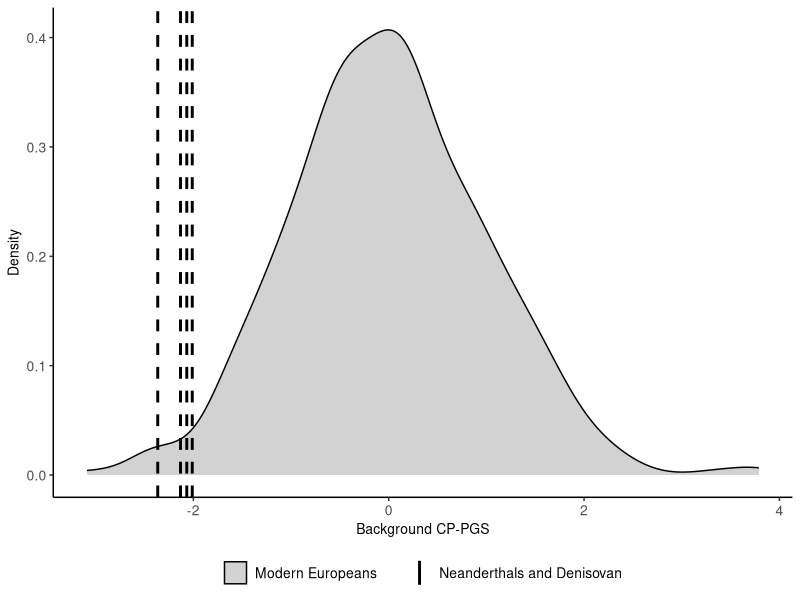
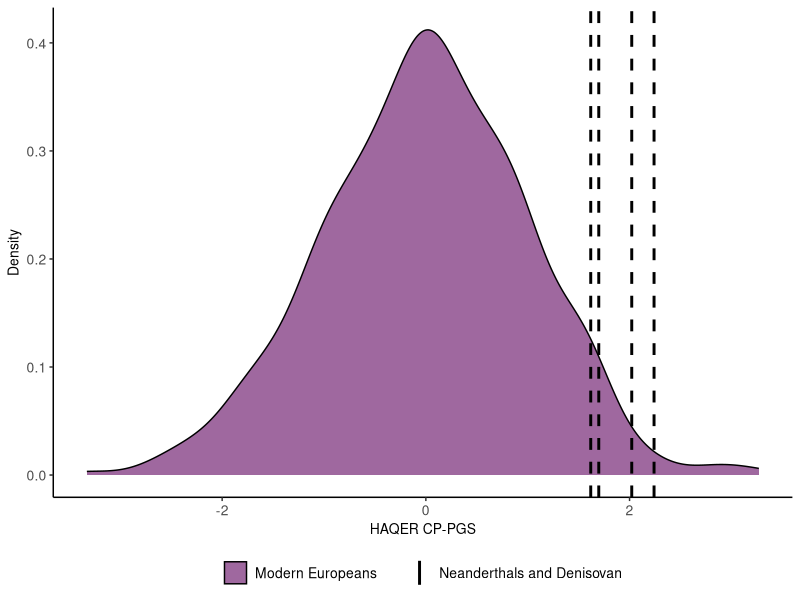

These charts were generated, in order, by the following R code: (Note: this script raises an error after producing the figures.)
library(tidyverse)

cl <- c("#762776", "#e04468", "#dcc699") ## color palette (HAQER, HAR, RAND)

## read in data
kg_df <- read_csv('manuscript/supplemental_materials/1000_genomes_eur_ES-PGS_with_AADR_SNPs_data.csv') ## 1000 genomes Europeans
aadr_df <- read_csv('manuscript/supplemental_materials/AADR_data.csv') ## ancient humans + neanderthals

## make density plots with neanderthals vs 1000 Genomes Europeans
nean_id <- c('AltaiNea', 'Chagyrskaya-Phalanx', 'DenisovaPinky', 'Vindija33.19')
tmp <- aadr_df %>% 
    filter(IID %in% nean_id) %>% 
    mutate(type = 'Neanderthals and Denisovan')

p_nean_haq <- kg_df %>% 
    mutate(type = 'Modern Europeans') %>%
    ggplot(aes(x = cp_pgs.HAQER)) +
    geom_density(aes(fill = type), alpha = 0.7) +
    xlab('HAQER CP-PGS') +
    ylab('Density') +
    theme_classic() +
    theme(axis.text = element_text(size = 10),
          axis.title = element_text(size = 10),
          strip.text = element_text(size = 12),
          legend.text = element_text(size = 10),
          legend.position = 'bottom') +
    geom_vline(data = tmp, aes(xintercept = cp_pgs.HAQER, color = type), size = 1, linetype = 'dashed') +
    scale_color_manual(name = NULL, values = c("Neanderthals and Denisovan" = "black")) +
    scale_fill_manual(name = NULL, values = c('Modern Europeans' = cl[1])) +
    guides(fill = guide_legend(order = 1, override.aes = list(alpha = 0.7)),
           color = guide_legend(order = 2, override.aes = list(size = 1.1, linetype = 'solid')))

p_nean_bg <- kg_df %>% 
    mutate(type = 'Modern Europeans') %>%
    ggplot(aes(x = cp_pgs.background_HAQER)) +
    geom_density(aes(fill = type), alpha = 0.7) +
    xlab('Background CP-PGS') +
    ylab('Density') +
    theme_classic() +
    theme(axis.text = element_text(size = 10),
          axis.title = element_text(size = 10),
          strip.text = element_text(size = 12),
          legend.text = element_text(size = 10),
          legend.position = 'bottom') +
    geom_vline(data = tmp, aes(xintercept = cp_pgs.background_HAQER, color = type), size = 1, linetype = 'dashed') +
    scale_color_manual(name = NULL, values = c("Neanderthals and Denisovan" = "black")) +
    scale_fill_manual(name = NULL, values = c('Modern Europeans' = 'grey75')) +
    guides(fill = guide_legend(order = 1, override.aes = list(alpha = 0.7)),
           color = guide_legend(order = 2, override.aes = list(size = 1.1, linetype = 'solid')))

## save density plots
p_nean_bg %>% 
    ggsave(filename = 'manuscript/figures/AADR_neanderthal_background_ES-PGS.png',
           device = 'png', dpi = 300, bg = 'white',
           units = 'in', width = 5, height = 5)
p_nean_haq %>% 
    ggsave(filename = 'manuscript/figures/AADR_neanderthal_HAQER_ES-PGS.png',
           device = 'png', dpi = 300, bg = 'white',
           units = 'in', width = 5, height = 5)

#######################################################
## polygenic selection analysis (correlate age with PGS)
#######################################################
## log transform sample age for selection analysis
aadr_df$log_age <- log10(aadr_df$sample_age_years_before_1950)

## polygenic selection
aadr_polygenic_selection_stats <- aadr_df %>% 
    select(IID, log_age, matches('pgs')) %>% 
    pivot_longer(cols = matches('pgs')) %>%
    group_by(name) %>% 
    do(res = broom::tidy(cor.test(.$log_age, .$value))) %>% 
    unnest(res) %>% 
    arrange(p.value)

## flip correlation coefficient to get selection direction since we just correlated sample age with PGS
es_pgs_selection <- aadr_polygenic_selection_stats %>% 
    filter(str_detect(name, 'cp_pgs.')) %>% 
    mutate(selection_coefficient = -1 * estimate, statistic = -1 * statistic, conf.low = -1 * conf.low, conf.high = -1 * conf.high) %>% 
    mutate(pheno = 'sample_age_log',
           n = parameter + 2) %>%
    select(pheno, x = name, selection_coefficient, statistic, p.value, conf.low, conf.high, method, n)
es_pgs_selection %>%
    write_csv('manuscript/supplemental_materials/stats/AADR_HAQER_ES-PGS_polygenic_selection_results.csv')


sel_pgs_haqer <- es_pgs_selection %>% 
    filter(x == 'cp_pgs.HAQER') %>% 
    mutate(lab = str_c('Selection coef. = ', round(selection_coefficient, digits = 2), ', p-val = ', formatC(p.value, digits = 2)))
sel_pgs_bg <- es_pgs_selection %>% 
    filter(x == 'cp_pgs.background_HAQER') %>% 
    mutate(lab = str_c('Selection coef. = ', round(selection_coefficient, digits = 2), ', p-val = ', formatC(p.value, digits = 2)))

## make figure
p_sel <- aadr_df %>%
    select(IID, log_age, matches('cp_pgs')) %>%
    pivot_longer(cols = matches('cp_pgs'), names_to = 'x') %>%
    mutate(x = case_when(x == 'cp_pgs.HAQER' ~ 'HAQERs',
                         x == 'cp_pgs.background_HAQER' ~ 'Background')) %>%
    ggplot(aes(x = -1 * log_age, y = value, color = x)) +
    geom_smooth(size = 1.5) +
    geom_text(aes(x = -3.5, y = -1.75, label = sel_pgs_bg$lab), check_overlap = TRUE, size = 4, color = 'grey50') +
    geom_text(aes(x = -3.5, y = 1.5, label = sel_pgs_haqer$lab), check_overlap = TRUE, size = 4, color = '#762776') +
    xlab('Years ago') +
    ylab('CP-PGS') +
    scale_color_manual(values = c('grey75', "#762776")) +
    theme_classic() +
    labs(color = NULL) +
    theme(axis.text = element_text(size = 12),
          axis.title = element_text(size = 14),
          strip.text = element_text(size = 14),
          legend.text = element_text(size = 12),
          plot.title = element_text(size = 14, hjust = .5),
          legend.position = 'bottom') +
    scale_x_continuous(breaks = c(-5, -4, -3, -2), labels = c('100,000', '10,000', '1,000', '100'))
p_sel %>% 
    ggsave(filename = 'manuscript/figures/AADR_HAQER_polygenic_selection.png',
           device = 'png', dpi = 300, bg = 'white',
           units = 'in', width = 5, height = 5)

## genetic correlations
genetic_corr_res <- aadr_df %>% 
    select(IID, matches('pgs')) %>% 
    pivot_longer(cols = matches('pgs.genome_wide')) %>% 
    group_by(name) %>% 
    do(res = broom::tidy(lm(value ~ cp_pgs.HAQER + cp_pgs.background_HAQER, data = .))) %>% 
    unnest(res) %>% 
    filter(term != '(Intercept)') %>% 
    filter(str_detect(name, 'intra|birth|nrep|nviq|read|spell|wr|phoneme|word')) %>% 
    rename(beta = estimate, x = term, pheno = name) %>% 
    mutate(n = nrow(aadr_df))
genetic_corr_res %>% 
    write_csv('manuscript/supplemental_materials/stats/AADR_ES-PGS_polygenic_correlation_results.csv')

## make forest plot of HAQER vs background PGS correlations
p_gen_corr <- genetic_corr_res %>% 
    arrange(p.value) %>% 
    mutate(x = case_when(x == 'cp_pgs.HAQER' ~ 'HAQERs',
                         x == 'cp_pgs.background_HAQER' ~ 'Background'),
           pheno = str_remove_all(pheno, '_pgs.genome_wide'),
           type = case_when(str_detect(pheno, 'intra|birth') ~ 'Developmental',
                            str_detect(pheno, 'nrep|nviq|read|spell|phon') ~ 'Cognitive'),
            clean_name = case_when(pheno == 'birth_head_circ' ~ 'Birth head circumference',
                                    pheno == 'birth_weight' ~ 'Birth weight',
                                    pheno == 'intracranial_vol' ~ 'Adult intracranial volume',
                                    pheno == 'nread' ~ 'Nonword reading',
                                    pheno == 'nrep' ~ 'Nonword repetition',
                                    pheno == 'nviq' ~ 'Nonverbal IQ',
                                    pheno == 'spelling' ~ 'Spelling',
                                    pheno == 'word_reading' ~ 'Word reading',
                                    pheno == 'phoneme_awareness' ~ 'Phoneme awareness')
            ) %>%
    mutate(x = factor(x, levels = rev(c('HAQERs', 'Background'))),
           type = factor(type, levels = c('Developmental', 'Cognitive'))) %>%
    arrange(desc(x), beta) %>% 
    mutate(clean_name = factor(clean_name, levels = unique(clean_name))) %>%
    mutate(sig = ifelse(p.value < 0.05, TRUE, FALSE)) %>%
    arrange(beta) %>%
    ggplot(aes(x = beta, y = clean_name, color = x, group = x)) +
    geom_linerange(aes(xmin = beta - 1.96 * std.error, xmax = beta + 1.96 * std.error), size = 1.1, position = position_dodge2(.45)) +
    geom_point(size = 3.5, position = position_dodge2(.45), aes(shape = sig)) +
    scale_shape_manual(values = c(1, 16)) +
    geom_vline(xintercept = 0, color = 'red', linetype = 'dashed', size = 1.075) +
    ggforce::facet_col(facets = vars(type), 
                       scales = "free", 
                       space = "free") +
    labs(color = "CP-PGS:") +
    theme_classic() +
    theme(axis.text = element_text(size = 10),
          axis.title = element_text(size = 10),
          strip.text = element_text(size = 12),
          legend.text = element_text(size = 10),
          legend.position = 'bottom') +
    scale_color_manual(values = rev(c(cl[1], 'grey75'))) +
    ylab('Polygenic score') +
    xlab('Polygenic correlation beta (95% CI)') +
    guides(shape = 'none')

p_gen_corr %>%
    ggsave(filename = 'manuscript/figures/AADR_HAQER_polygenic_correlation.png',
           device = 'png', dpi = 300, bg = 'white',
           units = 'in', width = 5, height = 7)

#########################
## imputed genotype analysis of ancient Europeans
aadr_imp_df <- read_csv('manuscript/supplemental_materials/AADR_imputed_data_no_neanderthals.csv')
## log transform sample age for selection analysis
aadr_imp_df$log_age <- log10(aadr_imp_df$sample_age_years_before_1950)

## polygenic selection
aadr_imp_polygenic_selection_stats <- aadr_imp_df %>% 
    select(IID, log_age, matches('pgs')) %>% 
    pivot_longer(cols = matches('pgs')) %>%
    group_by(name) %>% 
    do(res = broom::tidy(cor.test(.$log_age, .$value))) %>% 
    unnest(res) %>% 
    arrange(p.value)
aadr_imp_polygenic_selection_stats %>% select(1:4)
plot(aadr_imp_df$log_age, aadr_imp_df$cp_pgs.imputed.HAQER)
## flip correlation coefficient to get selection direction since we just correlated sample age with PGS
es_pgs_imp_selection <- aadr_imp_polygenic_selection_stats %>% 
    filter(str_detect(name, 'cp_pgs.imputed.')) %>% 
    mutate(selection_coefficient = -1 * estimate, statistic = -1 * statistic, conf.low = -1 * conf.low, conf.high = -1 * conf.high) %>% 
    mutate(pheno = 'sample_age_log',
           n = parameter + 2) %>%
    select(pheno, x = name, selection_coefficient, statistic, p.value, conf.low, conf.high, method, n)
es_pgs_imp_selection %>%
    write_csv('manuscript/supplemental_materials/stats/AADR_imputed_no_neanderthals_HAQER_ES-PGS_polygenic_selection_results.csv')
sel_pgs_imp_haqer <- es_pgs_imp_selection %>% 
    filter(x == 'cp_pgs.imputed.HAQER') %>% 
    mutate(lab = str_c('Selection coef. = ', round(selection_coefficient, digits = 2), ', p-val = ', formatC(p.value, digits = 2)))
sel_pgs_imp_bg <- es_pgs_imp_selection %>% 
    filter(x == 'cp_pgs.imputed.background_HAQER') %>% 
    mutate(lab = str_c('Selection coef. = ', round(selection_coefficient, digits = 2), ', p-val = ', formatC(p.value, digits = 2)))

## make figure
p_sel_imp <- aadr_imp_df %>%
    select(IID, log_age, matches('cp_pgs')) %>%
    pivot_longer(cols = matches('cp_pgs'), names_to = 'x') %>%
    mutate(x = case_when(x == 'cp_pgs.imputed.HAQER' ~ 'HAQERs',
                         x == 'cp_pgs.imputed.background_HAQER' ~ 'Background')) %>%
    mutate(sel_pgs_imp_bg = sel_pgs_imp_bg$lab,
           sel_pgs_imp_haqer = sel_pgs_imp_haqer$lab) %>%
    ggplot(aes(x = -1 * log_age, y = value, color = x)) +
    geom_smooth(size = 1.5, method = 'lm') +
    geom_text(aes(x = -3.1, y = 0, label = sel_pgs_imp_bg), check_overlap = TRUE, size = 4, color = 'grey50') +
    geom_text(aes(x = -3.1, y = 4, label = sel_pgs_imp_haqer), check_overlap = TRUE, size = 4, color = '#762776') +
    xlab('Years ago') +
    ylab('CP-PGS') +
    scale_color_manual(values = c('grey75', "#762776")) +
    theme_classic() +
    labs(color = NULL) +
    theme(axis.text = element_text(size = 12),
          axis.title = element_text(size = 14),
          strip.text = element_text(size = 14),
          legend.text = element_text(size = 12),
          plot.title = element_text(size = 14, hjust = .5),
          legend.position = 'bottom') +
    scale_x_continuous(breaks = c(-5, -4, -3, -2), labels = c('100,000', '10,000', '1,000', '100'))
p_sel_imp %>% 
    ggsave(filename = 'manuscript/figures/AADR_HAQER_polygenic_selection_imputed.png',
           device = 'png', dpi = 300, bg = 'white',
           units = 'in', width = 5, height = 5)



#########################
## save plot objects
tmp %>% 
    write_rds('manuscript/figures/R_plot_objects/AADR_background-CP-PGS_nean_data.rds')
p_nean_bg %>% 
    write_rds('manuscript/figures/R_plot_objects/AADR_background-CP-PGS_nean_dist.rds')
p_nean_haq %>% 
    write_rds('manuscript/figures/R_plot_objects/AADR_HAQER-CP-PGS_nean_dist.rds')
p_sel %>% 
    write_rds('manuscript/figures/R_plot_objects/AADR_HAQER-CP-PGS_selection.rds')
p_gen_corr %>% 
    write_rds('manuscript/figures/R_plot_objects/AADR_HAQER-CP-PGS_polygenic_correlation.rds')
p_sel_imp %>% 
    write_rds('manuscript/figures/R_plot_objects/AADR_HAQER-CP-PGS_selection_imputed.rds')
